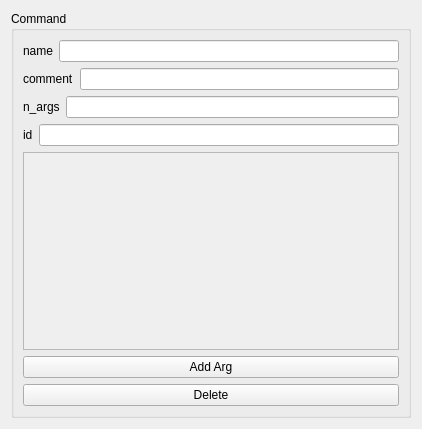
<?xml version="1.0" encoding="UTF-8"?>
<ui version="4.0">
 <class>CmdDetails</class>
 <widget class="QWidget" name="CmdDetails">
  <property name="geometry">
   <rect>
    <x>0</x>
    <y>0</y>
    <width>422</width>
    <height>429</height>
   </rect>
  </property>
  <property name="minimumSize">
   <size>
    <width>300</width>
    <height>0</height>
   </size>
  </property>
  <property name="windowTitle">
   <string>CmdDetails</string>
  </property>
  <layout class="QHBoxLayout" name="horizontalLayout_5">
   <item>
    <layout class="QVBoxLayout" name="argDetailsLayout">
     <item>
      <widget class="QGroupBox" name="groupBox">
       <property name="title">
        <string>Command</string>
       </property>
       <layout class="QVBoxLayout" name="verticalLayout_4">
        <item>
         <layout class="QVBoxLayout" name="verticalLayout">
          <item>
           <layout class="QHBoxLayout" name="horizontalLayout">
            <item>
             <widget class="QLabel" name="nameLabel">
              <property name="text">
               <string>name</string>
              </property>
             </widget>
            </item>
            <item>
             <widget class="QLineEdit" name="nameEdit"/>
            </item>
           </layout>
          </item>
          <item>
           <layout class="QHBoxLayout" name="horizontalLayout_3">
            <item>
             <widget class="QLabel" name="commentLabel">
              <property name="text">
               <string>comment</string>
              </property>
             </widget>
            </item>
            <item>
             <widget class="QLineEdit" name="commentEdit"/>
            </item>
           </layout>
          </item>
          <item>
           <layout class="QHBoxLayout" name="horizontalLayout_2">
            <item>
             <widget class="QLabel" name="n_argsLabel">
              <property name="text">
               <string>n_args</string>
              </property>
             </widget>
            </item>
            <item>
             <widget class="QLineEdit" name="n_argsEdit"/>
            </item>
           </layout>
          </item>
          <item>
           <layout class="QHBoxLayout" name="horizontalLayout_4">
            <item>
             <widget class="QLabel" name="idLabel">
              <property name="text">
               <string>id</string>
              </property>
             </widget>
            </item>
            <item>
             <widget class="QLineEdit" name="idEdit"/>
            </item>
           </layout>
          </item>
          <item>
           <widget class="QScrollArea" name="scrollArea">
            <property name="widgetResizable">
             <bool>true</bool>
            </property>
            <widget class="QWidget" name="_CmdArgContents">
             <property name="geometry">
              <rect>
               <x>0</x>
               <y>0</y>
               <width>374</width>
               <height>181</height>
              </rect>
             </property>
             <layout class="QVBoxLayout" name="verticalLayout_3">
              <item>
               <layout class="QVBoxLayout" name="CmdArgContents"/>
              </item>
             </layout>
            </widget>
           </widget>
          </item>
          <item>
           <widget class="QPushButton" name="addArgButton">
            <property name="text">
             <string>Add Arg</string>
            </property>
           </widget>
          </item>
         </layout>
        </item>
        <item>
         <widget class="QPushButton" name="deleteCmdButton">
          <property name="text">
           <string>Delete</string>
          </property>
         </widget>
        </item>
       </layout>
      </widget>
     </item>
    </layout>
   </item>
  </layout>
 </widget>
 <resources/>
 <connections/>
</ui>
